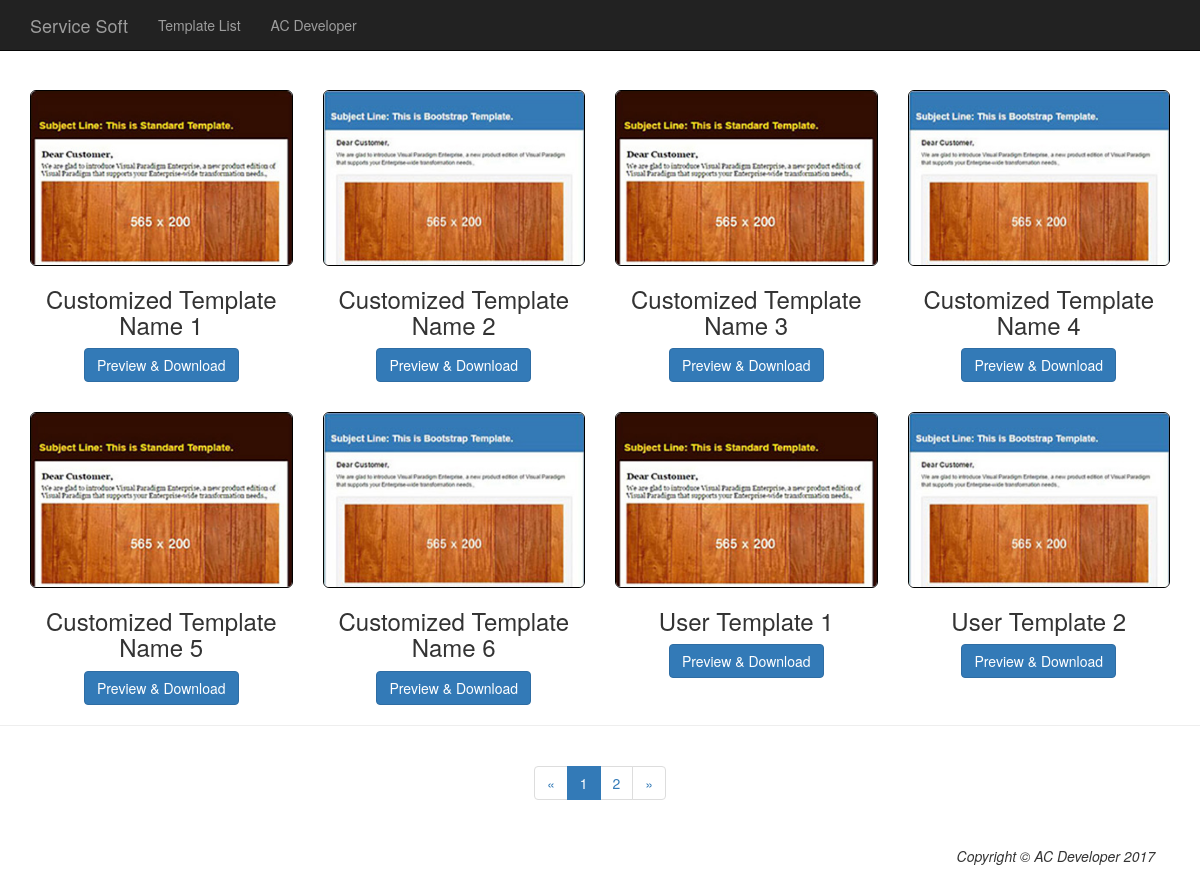
Page /list.php on the committed database.
### tables this page shows
CREATE TABLE IF NOT EXISTS template ( 
	template_id int not null auto_increment primary key,
    base_id int not null,
    template_name varchar(30) not null default '',
    width int not null default 600,  
    email_subject varchar(100) null default 'This is for Email header.',
    company_name varchar(40) null default 'ServiceSoft',
    company_phone varchar(20) null default '613.227.8801',
    company_email varchar(50) null default 'chris@servicesoft.ca',
    company_address varchar(100) null default '110 Laurier Ave W, Ottawa, ON K1P 1J1',
    company_facebook varchar(100) null default '#',
    company_twitter varchar(100) null default '#',
    company_googleplus varchar(100) null default '#',
    company_instagram varchar(100) null default '#',
    constraint template_fk1 foreign key (base_id) references template_base (base_id)
);

### classes/abstractDAO.php (called while the page is built, shortened)
<?php
class AbstractDAO {
    protected static $DB_HOST = "localhost";
    protected static $DB_USERNAME = "id612629_lifeisox";
    protected static $DB_PASSWORD = "12345";
    protected static $DB_DATABASE = "id612629_cst8334";
    function __construct() {
        try {
            $this->mysqli = new mysqli(self::$DB_HOST, self::$DB_USERNAME,
                self::$DB_PASSWORD, self::$DB_DATABASE);
        } catch(mysqli_sql_exception $e) {
            throw $e;
        }
    }
}
?>

### classes/templateDAO.php (called while the page is built, shortened)
<?php
require_once('abstractDAO.php');
require_once('template.php');
class TemplateDAO extends AbstractDAO {
    public function getTemplates() {
        $result = $this->mysqli->query('SELECT template_id, b.base_id, base_name, template_name, width,
			email_subject, company_name, company_phone, company_email, company_address,
			company_facebook, company_twitter, company_googleplus, company_instagram
			FROM template a, template_base b WHERE a.base_id = b.base_id ORDER BY template_id;');
        $templates = Array();
        if($result->num_rows >= 1){
            while($row = $result->fetch_assoc()){
                $template = new Template($row['template_id'], $row['template_name'], $row['base_id'], $row['base_name'], $row['width'], $row['email_subject'], $row['company_name'],
				$row['company_phone'], $row['company_email'], $row['company_address'], $row['company_facebook'], $row['company_twitter'],
				$row['company_googleplus'], $row['company_instagram'] );
                $templates[] = $template;
            }
            return $templates;
        }
        return false;
    }
}
?>

### classes/template.php (called while the page is built, shortened)
<?php
class Template {
	private $templateId;
	private $templateName;
	private $baseId;
	private $baseName;
	public function getTemplateId(){
		return $this->templateId;
	}
	public function setTemplateId($templateId){
		$this->templateId = $templateId;
	}
	public function getBaseId(){
		return $this->baseId;
	}
	public function setBaseId($baseId){
		$this->baseId = $baseId;
	}
	public function getBaseName(){
		return $this->baseName;
	}
	public function setBaseName($baseName){
		$this->baseName = $baseName;
	}
	public function getTemplateName(){
		return $this->templateName;
	}
	public function setTemplateName($templateName){
		$this->templateName = $templateName;
	}
}
?>

### list.php (the view, shortened to what this page needs)
<?php
	require_once('./header.php');
	require_once('classes/templateDAO.php');
	if (isset($_GET["page"])) {
		$page = $_GET["page"];
		if ( $page < 0 ) $page = 0;
	} else $page = 0;
	$PAGE_SIZE = 8;
	$ROW_SIZE = 4;
	try {
		$templateDAO = new TemplateDAO();
		$templates = $templateDAO->getTemplates();
    } catch(Exception $ex) {
		echo "<script>alert('Database connection or read error!');
				window.location.href = './index.php';</script>";
    }
?>
<?php
	function displayRow( $template ) {
		echo "<div class='col-lg-3  text-center'>";
        echo "    <a href='./converter.php?template_id=" . $template->getTemplateId() . "'>";
        echo "        <img class='img-responsive img-rounded' style='border: 1px solid black;' src='./images/thumb" . $template->getBaseId() .
			".jpg' alt='" . $template->getBaseName() . " Template'>";
        echo "    </a>";
		echo "<h3>" . $template->getTemplateName() . "</h3>";
		echo "<a class='btn btn-primary' href='./converter.php?template_id=" . $template->getTemplateId() . "'>Preview & Download</a>";
        echo "</div>";
	}
?>
    <div class="container">
<?php
	$idx = 0;
	if ( ($page * $PAGE_SIZE + $idx) < count($templates) ) {
		echo "<div class='row'>";
		for ( ; $idx < $ROW_SIZE && ($page * $PAGE_SIZE + $idx) < count($templates); $idx++) {
			$template = $templates[$idx + $page * $PAGE_SIZE];
			displayRow( $template );
		}
		echo "</div>";
	}
	if ( ($page * $PAGE_SIZE + $idx) < count($templates) ) {
		echo "<div class='row' style='margin-top: 30px'>";
		for ( ; $idx < $ROW_SIZE * 2 && ($page * $PAGE_SIZE + $idx) < count($templates); $idx++) {
			$template = $templates[$idx + $page * $PAGE_SIZE];
			displayRow( $template );
		}
		echo "</div>";
	}
?>
	</div>
		<hr>
        <div class="row text-center">
            <div class="col-lg-12">
                <ul class="pagination">
                    <li><a href="#">&laquo;</a></li>
<?php
	$max = sprintf( '%d', (count($templates)-1) / $PAGE_SIZE + 1 );
	for ( $idx=0; $idx < $max; $idx++ ) {
		if ( $page == $idx ) {
			echo "<li class='active'><a href='#'>" . ($idx+1) . "</a></li>";
		} else {
			echo "<li><a href='./list.php?page=" . $idx . "'>" . ($idx+1) . "</a></li>";
		}
	}
?>
                    <li><a href="#">&raquo;</a></li>
                </ul>
            </div>
        </div>
<?php include './footer.php'; ?>

### header.php (shortened to what this page needs)
<!DOCTYPE html>
<html lang="en">
  <head>
    <link rel="stylesheet" href="https://maxcdn.bootstrapcdn.com/bootstrap/3.3.7/css/bootstrap.min.css">
    <link rel="stylesheet" href="https://cdnjs.cloudflare.com/ajax/libs/bootstrap3-dialog/1.34.7/css/bootstrap-dialog.min.css">
    <link rel="stylesheet" href="https://maxcdn.bootstrapcdn.com/font-awesome/4.7.0/css/font-awesome.min.css">
  </head>
  <body>
    <nav class="navbar navbar-inverse navbar-fixed-top" role="navigation">
        <div class="container">
            <div class="navbar-header">
                <a class="navbar-brand" href="./index.php">Service Soft</a>
            </div>
            <div class="collapse navbar-collapse" id="bs-example-navbar-collapse-1">
                <ul class="nav navbar-nav">
                    <li><a href="./list.php">Template List</a></li>
                    <li><a data-toggle="modal"  href="#myModal1">AC Developer</a></li>
                </ul>
            </div>
        </div>
    </nav>

### footer.php (shortened to what this page needs)
	<footer>
		<nav class="navbar navbar-fixed-bottom" role="navigation">
			<div class="container">
				<div class="navbar-header navbar-right">
					<i class="navbar-brand text-lg-right"><h5>Copyright &copy; AC Developer 2017</h4></i>
				</div>
			</div>
		</nav>
	</footer>
  </body>
</html>

### header.php (style rules this page uses)
body { padding-top: 90px; }
footer { margin: 50px 0; }

### rows in the picture
template: template_name "Customized Template Name 1"
template: template_name "Customized Template Name 2"
template: template_name "Customized Template Name 3"
template: template_name "Customized Template Name 4"
template: template_name "Customized Template Name 5"
template: template_name "Customized Template Name 6"
template: template_name "User Template 1"
template: template_name "User Template 2"
